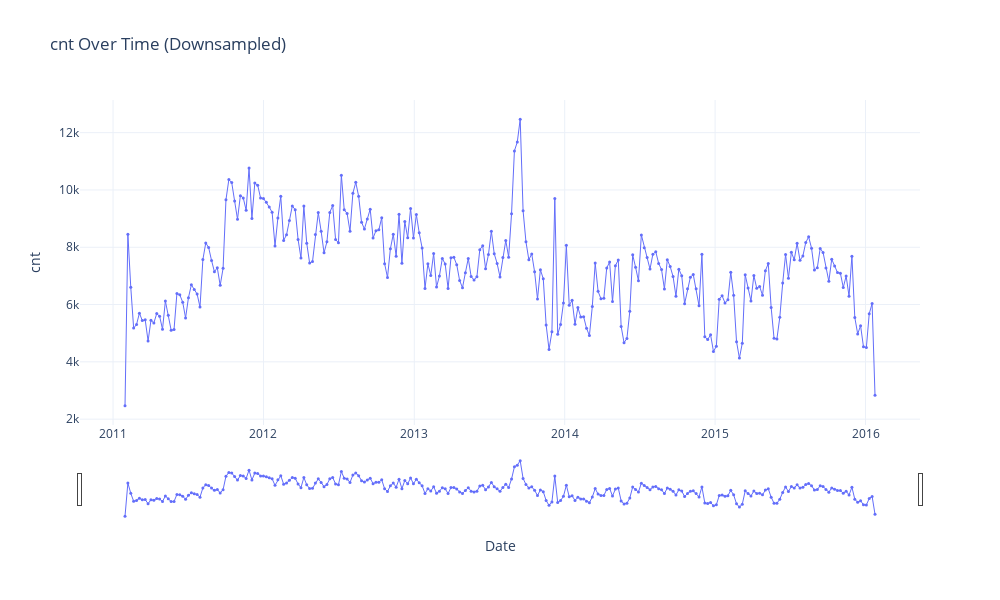

Write notebook code for a chart like this one.
### Markdown cell above
Let's group by a single item and visualize the time series for the first item

### Code cell
import plotly.graph_objs as go

def plot_time_series_plotly(dataframe, date_column_name, sales_column_name, downsample_interval='M'):
    """
    This function plots time series data using Plotly with optional downsampling.
    
    Args:
    dataframe: DataFrame containing the data.
    date_column_name: Name of the column containing the datetime data.
    sales_column_name: Name of the column containing the sales data.
    downsample_interval: Interval for downsampling ('D' for daily, 'W' for weekly, 'M' for monthly). Defaults to 'M' (monthly).
    """
    dataframe[date_column_name] = pd.to_datetime(dataframe[date_column_name])

    # Downsampling the data to reduce the number of points for clearer visualization
    if downsample_interval:
        dataframe = dataframe.resample(downsample_interval, on=date_column_name).sum().reset_index()

    fig = go.Figure()

    # Add the trace for the sales data
    fig.add_trace(go.Scatter(x=dataframe[date_column_name], 
                             y=dataframe[sales_column_name], 
                             mode='lines+markers', 
                             marker=dict(size=3),  # Smaller markers for clarity
                             line=dict(width=1),
                             name=sales_column_name))

    # Update the layout for better visualization
    fig.update_layout(title=f'{sales_column_name} Over Time (Downsampled)',
                      xaxis_title='Date',
                      yaxis_title=f'{sales_column_name}',
                      xaxis_rangeslider_visible=True,  # Add range slider for easier zooming
                      template="plotly_white",
                      autosize=False,
                      width=1000, height=600)

    # Show the plot
    fig.show()

# Example of how to call the function (assuming 'df' is your dataframe)
plot_time_series_plotly(data, 'date', 'cnt', downsample_interval='W')  # You can change on 'D' - daily , 'M' - mothly and 'W' - weekly downsampling

### Figure 1 — Plotly figure (JSON) as saved in the notebook; plotly's stock layout.template omitted (floating-point values rounded to 4 significant figures; data arrays with more than 128 entries replaced by an {"elided": "..."} marker saying what was removed)
{"data": [{"line": {"width": 1}, "marker": {"size": 3}, "mode": "lines+markers", "name": "cnt", "type": "scatter", "x": {"elided": "261 str values"}, "y": {"elided": "261 int values"}}], "layout": {"autosize": false, "height": 600, "title": {"text": "cnt Over Time (Downsampled)"}, "width": 1000, "xaxis": {"rangeslider": {"visible": true}, "title": {"text": "Date"}}, "yaxis": {"title": {"text": "cnt"}}}}
